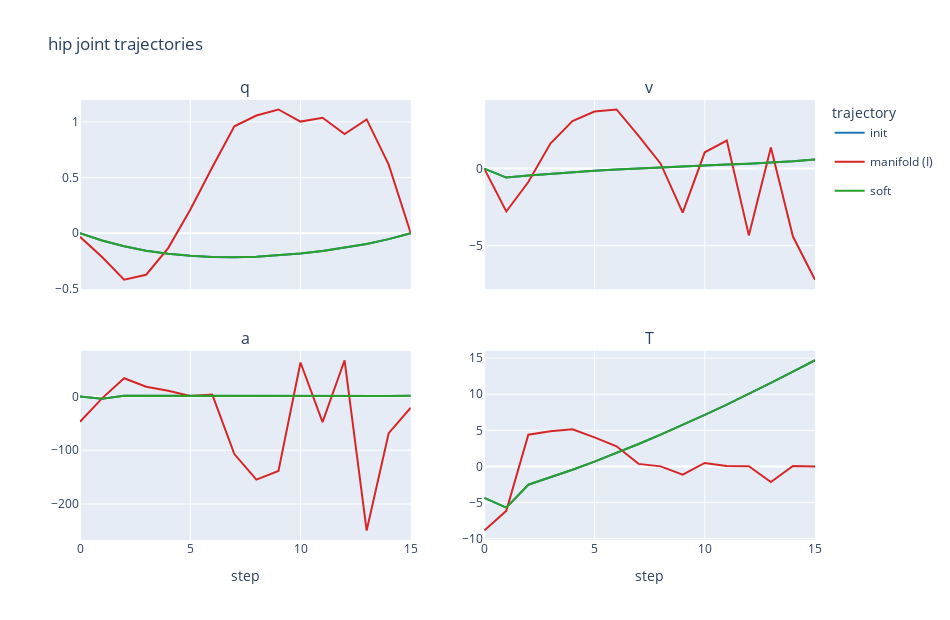
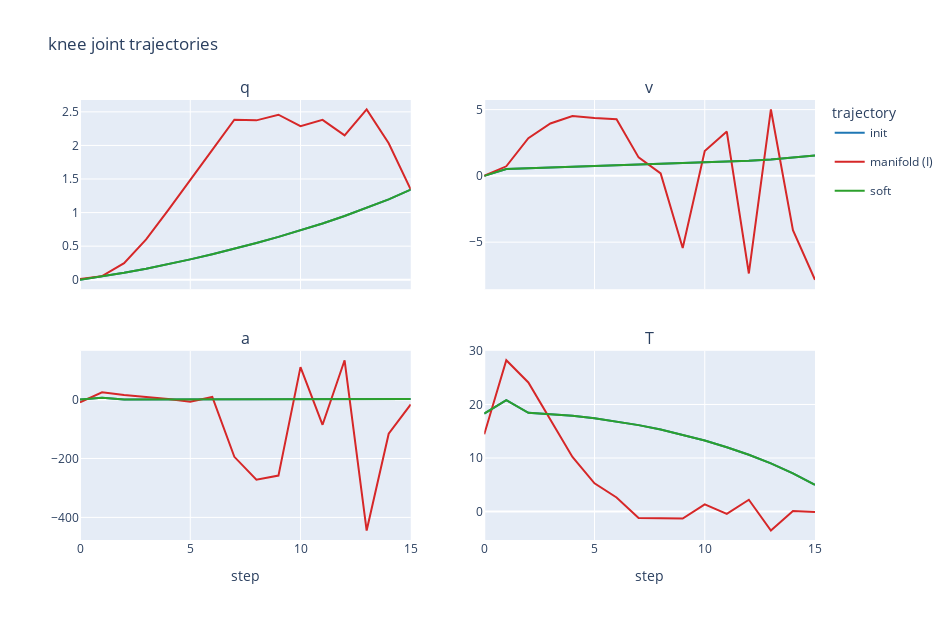

These figures' notebook cell, in order:
### Code cell
from plotly.subplots import make_subplots


def load_traj_arrays(file_path: Path):
    df = pd.read_csv(file_path)
    jangles = df[[str(j) for j in range(12)]].to_numpy()
    jvels = df[[f"{j}.1" for j in range(12)]].to_numpy()
    jaccels = df[[f"{j}.2" for j in range(12)]].to_numpy()
    jtorques = df[[f"{j}.3" for j in range(12)]].to_numpy()
    return jangles, jvels, jaccels, jtorques


cm_file = "cm_traj.csv" if (data_dir / "cm_traj.csv").exists() else "cm_infeas_traj.csv"
cm_label = "manifold" if cm_file == "cm_traj.csv" else "manifold (I)"
traj_specs = [("init", "init_traj.csv"), (cm_label, cm_file), ("soft", "soft_traj.csv")]
method_colors = {
    "init": "#1f77b4",
    "manifold": "#d62728",
    "manifold (I)": "#d62728",
    "soft": "#2ca02c",
}


def plot_joint_comparison(idx: int, joint_name: str):
    fig = make_subplots(
        rows=2,
        cols=2,
        subplot_titles=("q", "v", "a", "T"),
        shared_xaxes=True,
        vertical_spacing=0.14,
    )

    for label, filename in traj_specs:
        jangles, jvels, jaccels, jtorques = load_traj_arrays(data_dir / filename)
        series = [jangles[:, idx], jvels[:, idx], jaccels[:, idx], jtorques[:, idx]]
        color = method_colors.get(label)

        for k, y in enumerate(series):
            row = 1 + k // 2
            col = 1 + k % 2
            fig.add_trace(
                go.Scatter(
                    y=y,
                    mode="lines",
                    name=label,
                    legendgroup=label,
                    showlegend=(k == 0),
                    line={"color": color},
                ),
                row=row,
                col=col,
            )

    fig.update_xaxes(title_text="step", row=2, col=1)
    fig.update_xaxes(title_text="step", row=2, col=2)
    fig.update_layout(
        title=f"{joint_name} joint trajectories",
        width=950,
        height=620,
        legend_title="trajectory",
    )
    fig.show()


plot_joint_comparison(0, "hip")
plot_joint_comparison(1, "knee")
print("Used trajectory files:", [f for _, f in traj_specs])

### Figure 1 — Plotly figure (JSON) as saved in the notebook; plotly's stock layout.template omitted (floating-point values rounded to 4 significant figures)
{"data": [{"legendgroup": "init", "line": {"color": "#1f77b4"}, "mode": "lines", "name": "init", "showlegend": true, "type": "scatter", "xaxis": "x", "y": [0.0, -0.0656, -0.1173, -0.1564, -0.1845, -0.203, -0.2129, -0.2152, -0.2107, -0.1999, -0.1831, -0.1603, -0.1314, -0.09592, -0.05283, -0.000255], "yaxis": "y"}, {"legendgroup": "init", "line": {"color": "#1f77b4"}, "mode": "lines", "name": "init", "showlegend": false, "type": "scatter", "xaxis": "x2", "y": [0.0, -0.584, -0.4515, -0.334, -0.2307, -0.1401, -0.05997, 0.01179, 0.07732, 0.1387, 0.1981, 0.2578, 0.3207, 0.3907, 0.4742, 0.583], "yaxis": "y2"}, {"legendgroup": "init", "line": {"color": "#1f77b4"}, "mode": "lines", "name": "init", "showlegend": false, "type": "scatter", "xaxis": "x3", "y": [-0.0, -4.443, 1.25, 1.102, 0.9663, 0.8502, 0.7558, 0.6829, 0.6311, 0.6002, 0.5912, 0.6075, 0.6565, 0.7541, 0.9344, 1.282], "yaxis": "y3"}, {"legendgroup": "init", "line": {"color": "#1f77b4"}, "mode": "lines", "name": "init", "showlegend": false, "type": "scatter", "xaxis": "x4", "y": [-4.349, -5.703, -2.534, -1.531, -0.4628, 0.6678, 1.857, 3.102, 4.398, 5.744, 7.136, 8.572, 10.05, 11.56, 13.12, 14.7], "yaxis": "y4"}, {"legendgroup": "manifold (I)", "line": {"color": "#d62728"}, "mode": "lines", "name": "manifold (I)", "showlegend": true, "type": "scatter", "xaxis": "x", "y": [-0.03248, -0.2133, -0.4179, -0.3729, -0.1334, 0.2113, 0.5923, 0.9603, 1.058, 1.112, 1.003, 1.038, 0.8901, 1.022, 0.6161, 0.000109], "yaxis": "y"}, {"legendgroup": "manifold (I)", "line": {"color": "#d62728"}, "mode": "lines", "name": "manifold (I)", "showlegend": false, "type": "scatter", "xaxis": "x2", "y": [-0.004722, -2.781, -0.8703, 1.618, 3.079, 3.703, 3.832, 2.117, 0.3192, -2.856, 1.054, 1.815, -4.33, 1.366, -4.405, -7.205], "yaxis": "y2"}, {"legendgroup": "manifold (I)", "line": {"color": "#d62728"}, "mode": "lines", "name": "manifold (I)", "showlegend": false, "type": "scatter", "xaxis": "x3", "y": [-47.22, -3.608, 33.76, 17.92, 10.67, 0.8038, 3.437, -107.1, -154.5, -138.6, 63.02, -47.84, 67.22, -249.3, -68.3, -21.05], "yaxis": "y3"}, {"legendgroup": "manifold (I)", "line": {"color": "#d62728"}, "mode": "lines", "name": "manifold (I)", "showlegend": false, "type": "scatter", "xaxis": "x4", "y": [-8.877, -6.152, 4.395, 4.886, 5.137, 4.02, 2.785, 0.3538, 0.01131, -1.143, 0.4811, 0.04908, 0.02161, -2.157, 0.06617, -0.006708], "yaxis": "y4"}, {"legendgroup": "soft", "line": {"color": "#2ca02c"}, "mode": "lines", "name": "soft", "showlegend": true, "type": "scatter", "xaxis": "x", "y": [0.0, -0.0656, -0.1173, -0.1564, -0.1845, -0.203, -0.2129, -0.2152, -0.2107, -0.1999, -0.1831, -0.1603, -0.1314, -0.09592, -0.05283, -0.000255], "yaxis": "y"}, {"legendgroup": "soft", "line": {"color": "#2ca02c"}, "mode": "lines", "name": "soft", "showlegend": false, "type": "scatter", "xaxis": "x2", "y": [0.0, -0.584, -0.4515, -0.334, -0.2307, -0.1401, -0.05997, 0.01179, 0.07732, 0.1387, 0.1981, 0.2578, 0.3207, 0.3907, 0.4742, 0.583], "yaxis": "y2"}, {"legendgroup": "soft", "line": {"color": "#2ca02c"}, "mode": "lines", "name": "soft", "showlegend": false, "type": "scatter", "xaxis": "x3", "y": [-0.0, -4.443, 1.25, 1.102, 0.9663, 0.8502, 0.7558, 0.6829, 0.6311, 0.6002, 0.5912, 0.6075, 0.6565, 0.7541, 0.9344, 1.282], "yaxis": "y3"}, {"legendgroup": "soft", "line": {"color": "#2ca02c"}, "mode": "lines", "name": "soft", "showlegend": false, "type": "scatter", "xaxis": "x4", "y": [-4.349, -5.703, -2.534, -1.531, -0.4628, 0.6678, 1.857, 3.102, 4.398, 5.744, 7.136, 8.572, 10.05, 11.56, 13.12, 14.7], "yaxis": "y4"}], "layout": {"annotations": [{"font": {"size": 16}, "showarrow": false, "text": "q", "x": 0.225, "xanchor": "center", "xref": "paper", "y": 1, "yanchor": "bottom", "yref": "paper"}, {"font": {"size": 16}, "showarrow": false, "text": "v", "x": 0.775, "xanchor": "center", "xref": "paper", "y": 1, "yanchor": "bottom", "yref": "paper"}, {"font": {"size": 16}, "showarrow": false, "text": "a", "x": 0.225, "xanchor": "center", "xref": "paper", "y": 0.43, "yanchor": "bottom", "yref": "paper"}, {"font": {"size": 16}, "showarrow": false, "text": "T", "x": 0.775, "xanchor": "center", "xref": "paper", "y": 0.43, "yanchor": "bottom", "yref": "paper"}], "height": 620, "legend": {"title": {"text": "trajectory"}}, "title": {"text": "hip joint trajectories"}, "width": 950, "xaxis": {"anchor": "y", "domain": [0, 0.45], "matches": "x3", "showticklabels": false}, "xaxis2": {"anchor": "y2", "domain": [0.55, 1], "matches": "x4", "showticklabels": false}, "xaxis3": {"anchor": "y3", "domain": [0, 0.45], "title": {"text": "step"}}, "xaxis4": {"anchor": "y4", "domain": [0.55, 1], "title": {"text": "step"}}, "yaxis": {"anchor": "x", "domain": [0.57, 1]}, "yaxis2": {"anchor": "x2", "domain": [0.57, 1]}, "yaxis3": {"anchor": "x3", "domain": [0, 0.43]}, "yaxis4": {"anchor": "x4", "domain": [0, 0.43]}}}

### Figure 2 — Plotly figure (JSON) as saved in the notebook; plotly's stock layout.template omitted (floating-point values rounded to 4 significant figures)
{"data": [{"legendgroup": "init", "line": {"color": "#1f77b4"}, "mode": "lines", "name": "init", "showlegend": true, "type": "scatter", "xaxis": "x", "y": [0.0, 0.04795, 0.103, 0.1642, 0.231, 0.303, 0.3798, 0.4613, 0.5476, 0.6388, 0.7355, 0.8384, 0.9484, 1.067, 1.197, 1.342], "yaxis": "y"}, {"legendgroup": "init", "line": {"color": "#1f77b4"}, "mode": "lines", "name": "init", "showlegend": false, "type": "scatter", "xaxis": "x2", "y": [0.0, 0.5163, 0.5825, 0.6413, 0.6945, 0.744, 0.7915, 0.8386, 0.8872, 0.939, 0.9963, 1.062, 1.141, 1.238, 1.366, 1.545], "yaxis": "y2"}, {"legendgroup": "init", "line": {"color": "#1f77b4"}, "mode": "lines", "name": "init", "showlegend": false, "type": "scatter", "xaxis": "x3", "y": [-0.0, 5.868, 0.6218, 0.5569, 0.5104, 0.4818, 0.4703, 0.4756, 0.4985, 0.5417, 0.61, 0.7124, 0.8657, 1.102, 1.487, 2.183], "yaxis": "y3"}, {"legendgroup": "init", "line": {"color": "#1f77b4"}, "mode": "lines", "name": "init", "showlegend": false, "type": "scatter", "xaxis": "x4", "y": [18.3, 20.82, 18.43, 18.24, 17.9, 17.44, 16.85, 16.14, 15.31, 14.36, 13.26, 12.02, 10.61, 8.998, 7.153, 5.005], "yaxis": "y4"}, {"legendgroup": "manifold (I)", "line": {"color": "#d62728"}, "mode": "lines", "name": "manifold (I)", "showlegend": true, "type": "scatter", "xaxis": "x", "y": [0.009552, 0.05379, 0.2463, 0.6004, 1.035, 1.492, 1.935, 2.383, 2.373, 2.458, 2.287, 2.38, 2.149, 2.536, 2.033, 1.343], "yaxis": "y"}, {"legendgroup": "manifold (I)", "line": {"color": "#d62728"}, "mode": "lines", "name": "manifold (I)", "showlegend": false, "type": "scatter", "xaxis": "x2", "y": [0.006498, 0.7224, 2.841, 3.954, 4.515, 4.364, 4.275, 1.391, 0.1899, -5.441, 1.88, 3.341, -7.362, 5.009, -4.095, -7.834], "yaxis": "y2"}, {"legendgroup": "manifold (I)", "line": {"color": "#d62728"}, "mode": "lines", "name": "manifold (I)", "showlegend": false, "type": "scatter", "xaxis": "x3", "y": [-9.782, 24.52, 15.15, 8.603, 1.589, -7.142, 8.733, -194.4, -271.7, -258.1, 110.1, -85.64, 133.4, -444.6, -116.0, -16.57], "yaxis": "y3"}, {"legendgroup": "manifold (I)", "line": {"color": "#d62728"}, "mode": "lines", "name": "manifold (I)", "showlegend": false, "type": "scatter", "xaxis": "x4", "y": [14.43, 28.25, 24.11, 17.12, 10.2, 5.279, 2.637, -1.2, -1.245, -1.307, 1.363, -0.4359, 2.211, -3.534, 0.1183, -0.05788], "yaxis": "y4"}, {"legendgroup": "soft", "line": {"color": "#2ca02c"}, "mode": "lines", "name": "soft", "showlegend": true, "type": "scatter", "xaxis": "x", "y": [0.0, 0.04795, 0.103, 0.1642, 0.231, 0.303, 0.3798, 0.4613, 0.5476, 0.6388, 0.7355, 0.8384, 0.9484, 1.067, 1.197, 1.342], "yaxis": "y"}, {"legendgroup": "soft", "line": {"color": "#2ca02c"}, "mode": "lines", "name": "soft", "showlegend": false, "type": "scatter", "xaxis": "x2", "y": [0.0, 0.5163, 0.5825, 0.6413, 0.6945, 0.744, 0.7915, 0.8386, 0.8872, 0.939, 0.9963, 1.062, 1.141, 1.238, 1.366, 1.545], "yaxis": "y2"}, {"legendgroup": "soft", "line": {"color": "#2ca02c"}, "mode": "lines", "name": "soft", "showlegend": false, "type": "scatter", "xaxis": "x3", "y": [-0.0, 5.868, 0.6218, 0.5569, 0.5104, 0.4818, 0.4703, 0.4756, 0.4985, 0.5417, 0.61, 0.7124, 0.8657, 1.102, 1.487, 2.183], "yaxis": "y3"}, {"legendgroup": "soft", "line": {"color": "#2ca02c"}, "mode": "lines", "name": "soft", "showlegend": false, "type": "scatter", "xaxis": "x4", "y": [18.3, 20.82, 18.43, 18.24, 17.9, 17.44, 16.85, 16.14, 15.31, 14.36, 13.26, 12.02, 10.61, 8.998, 7.153, 5.005], "yaxis": "y4"}], "layout": {"annotations": [{"font": {"size": 16}, "showarrow": false, "text": "q", "x": 0.225, "xanchor": "center", "xref": "paper", "y": 1, "yanchor": "bottom", "yref": "paper"}, {"font": {"size": 16}, "showarrow": false, "text": "v", "x": 0.775, "xanchor": "center", "xref": "paper", "y": 1, "yanchor": "bottom", "yref": "paper"}, {"font": {"size": 16}, "showarrow": false, "text": "a", "x": 0.225, "xanchor": "center", "xref": "paper", "y": 0.43, "yanchor": "bottom", "yref": "paper"}, {"font": {"size": 16}, "showarrow": false, "text": "T", "x": 0.775, "xanchor": "center", "xref": "paper", "y": 0.43, "yanchor": "bottom", "yref": "paper"}], "height": 620, "legend": {"title": {"text": "trajectory"}}, "title": {"text": "knee joint trajectories"}, "width": 950, "xaxis": {"anchor": "y", "domain": [0, 0.45], "matches": "x3", "showticklabels": false}, "xaxis2": {"anchor": "y2", "domain": [0.55, 1], "matches": "x4", "showticklabels": false}, "xaxis3": {"anchor": "y3", "domain": [0, 0.45], "title": {"text": "step"}}, "xaxis4": {"anchor": "y4", "domain": [0.55, 1], "title": {"text": "step"}}, "yaxis": {"anchor": "x", "domain": [0.57, 1]}, "yaxis2": {"anchor": "x2", "domain": [0.57, 1]}, "yaxis3": {"anchor": "x3", "domain": [0, 0.43]}, "yaxis4": {"anchor": "x4", "domain": [0, 0.43]}}}
